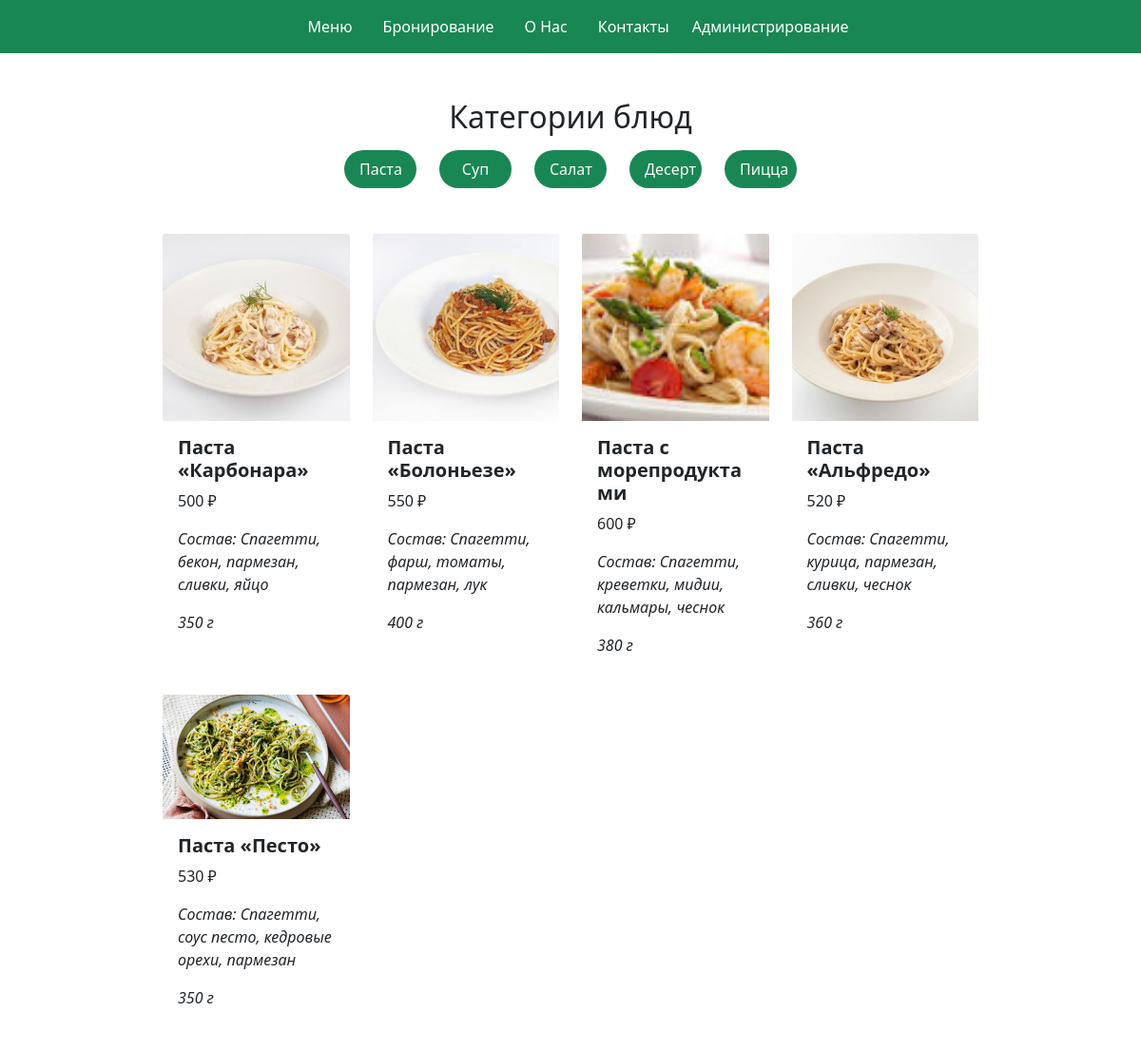
Page /dish/1/ on the committed database.
### models.py (models this page shows)
class Category(Base):
    __tablename__ = 'category'
    id = Column(Integer, primary_key=True)
    name = Column(String(100), nullable=False, default='')

class Dish(Base):
    __tablename__ = 'dish'
    id = Column(Integer, primary_key=True)
    name = Column(String(200), default='')
    cost = Column(String(40), default='')
    photo = Column(String(100), default='')
    sostav = Column(String(350), default='')  # Изменен тип поля sostav на Text
    weight = Column(String(110), default='')
    category_id = Column(Integer, ForeignKey('category.id'))  # Добавлена связь с таблицей Category

### eng.py (the view)
@app.route("/dish/<int:category_id>/")
def dish_by_category(category_id):
    item = db_session.query(Dish).filter(Dish.category_id == category_id).all()
    categories = db_session.query(Category).all()
    return render_template("dish_category.htm", page_name="tovar", product=item,category=categories)

### templates/dish_category.htm
{% extends "template.htm" %}
{% block content %}
<div class="container-fluid  mt-5">
    <h2 class="text-center mb-3">Категории блюд </h2>
    <div class="row justify-content-center text-center">
    {% for categ in category %}
    <div class="col-sm-1">
            <div class="list-group list-group-flush text-center">
                <a href="{{url_for('dish_by_category', category_id=categ.id)}}" class="list-group-item bg-success rounded-pill text-light list-group-item-action" aria-current="true">{{ categ.name }}</a>
            </div>
    </div>
    {% endfor %}
</div>
    <div class="container-fluid mt-5">
    <div class="row justify-content-center">
        <div class="col-sm-9 scrollable-cards">
            <div class="row gy-4">
                {% for prod in product %}
                <div class="col-sm-3">
                    <div class="card h-100">
                    <a href='{{url_for("dish_by_id", id=prod.id)}}'>
                            <img src={{url_for("static",filename = prod.photo)}} alt="" class="card-img-top">
                        </a>
                        <div class="card-body">
                            <h5 class="card-title text-left fw-bold">{{prod.name}}</h5>
                            <p class="card-text fw-light">{{prod.cost}}</p>
                            <p class="card-text fst-italic">Состав: {{prod.sostav}}</p>
                            <p class="card-text fst-italic">{{prod.weight}}</p>
                        </div>
                    </div>
                </div>
                {% endfor %}
            </div>
        </div>
    </div>
</div>
</div>
{% endblock %}

### templates/template.htm (shortened to what this page needs)
<!DOCTYPE html>
<html lang="ru">
<head>
    <link href="https://cdn.jsdelivr.net/npm/bootstrap@5.0.2/dist/css/bootstrap.min.css" rel="stylesheet">
</head>
<body>
    <header class="site-header bg-success">
        <nav class="navbar navbar-expand-lg navbar-light justify-content-center text-center" data-bs-theme="dark">
            <div class="container-fluid ">
                <div class="collapse navbar-collapse justify-content-center" id="navbarSupportedContent">
    <ul class="navbar-nav">
        <li class="nav-item">
            <a class="nav-link active ms-3" aria-current="page" href="{{url_for('Main')}}">Меню</a>
        </li>
        <li class="nav-item">
            <a class="nav-link active ms-3" aria-current="page" href="{{url_for('men')}}">Бронирование</a>
        </li>
        <li class="nav-item">
            <a class="nav-link active ms-3" aria-current="page" href="{{url_for('about_us')}}">О Нас</a>
        </li>
        <li class="nav-item">
            <a class="nav-link active ms-3" aria-current="page" href="{{url_for('Contacts')}}">Контакты</a>
        </li>
        {% if current_user.is_authenticated %}
        <li class="nav-item">
            <a class="nav-link ms-2 active link-danger" aria-current="page" href="{{ url_for('logout') }}">Выход</a>
        </li>
        {% else %}
        <li class="nav-item">
            <a class="nav-link ms-2 active link-danger" aria-current="page" href="{{url_for('login')}}">Администрирование</a>
        </li>
        {% endif %}
    </ul>
</div>
            </div>
        </nav>
    </header>
    {% block content %} {% endblock %}
</body>
</html>

### templates/template.htm (style rules this page uses)
.scrollable-cards { height: calc(100vh - 100px); overflow-y: auto; scrollbar-width: none; -ms-overflow-style: none; }
.card { border: none; transition: transform 0.3s ease; }
.navbar-nav .nav-link { color: #ffffff !important; }

### rows in the picture
Category: name "Паста"
Category: name "Суп"
Category: name "Салат"
Category: name "Десерт"
Category: name "Пицца"
Dish: photo (picture), name "Паста «Карбонара»", cost "500 ₽", sostav "Спагетти, бекон, пармезан, сливки, яйцо", weight "350 г"
Dish: photo (picture), name "Паста «Болоньезе»", cost "550 ₽", sostav "Спагетти, фарш, томаты, пармезан, лук", weight "400 г"
Dish: photo (picture), name "Паста с морепродуктами", cost "600 ₽", sostav "Спагетти, креветки, мидии, кальмары, чеснок", weight "380 г"
Dish: photo (picture), name "Паста «Альфредо»", cost "520 ₽", sostav "Спагетти, курица, пармезан, сливки, чеснок", weight "360 г"
Dish: photo (picture), name "Паста «Песто»", cost "530 ₽", sostav "Спагетти, соус песто, кедровые орехи, пармезан", weight "350 г"
